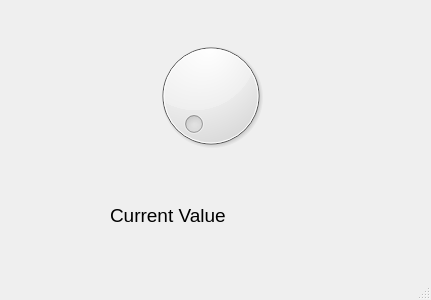
<?xml version="1.0" encoding="UTF-8"?>
<ui version="4.0">
 <class>MainWindow</class>
 <widget class="QMainWindow" name="MainWindow">
  <property name="geometry">
   <rect>
    <x>0</x>
    <y>0</y>
    <width>431</width>
    <height>300</height>
   </rect>
  </property>
  <property name="windowTitle">
   <string>MainWindow</string>
  </property>
  <widget class="QWidget" name="centralwidget">
   <widget class="QDial" name="dial">
    <property name="geometry">
     <rect>
      <x>150</x>
      <y>20</y>
      <width>121</width>
      <height>151</height>
     </rect>
    </property>
   </widget>
   <widget class="QLabel" name="label">
    <property name="geometry">
     <rect>
      <x>110</x>
      <y>180</y>
      <width>221</width>
      <height>71</height>
     </rect>
    </property>
    <property name="font">
     <font>
      <pointsize>14</pointsize>
     </font>
    </property>
    <property name="text">
     <string>Current Value</string>
    </property>
   </widget>
  </widget>
  <widget class="QMenuBar" name="menubar">
   <property name="geometry">
    <rect>
     <x>0</x>
     <y>0</y>
     <width>431</width>
     <height>21</height>
    </rect>
   </property>
  </widget>
  <widget class="QStatusBar" name="statusbar"/>
 </widget>
 <resources/>
 <connections/>
</ui>
